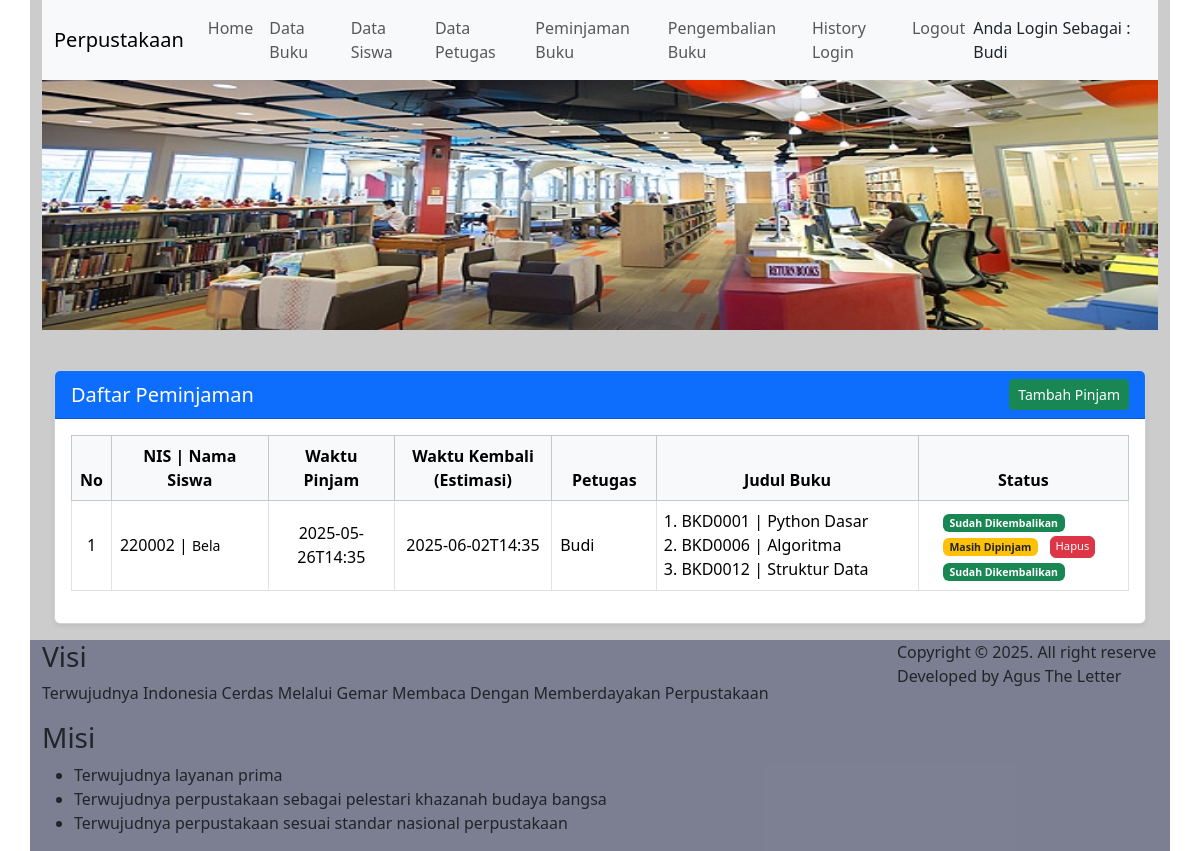
Before: /pinjam (signed in) with the older database file.
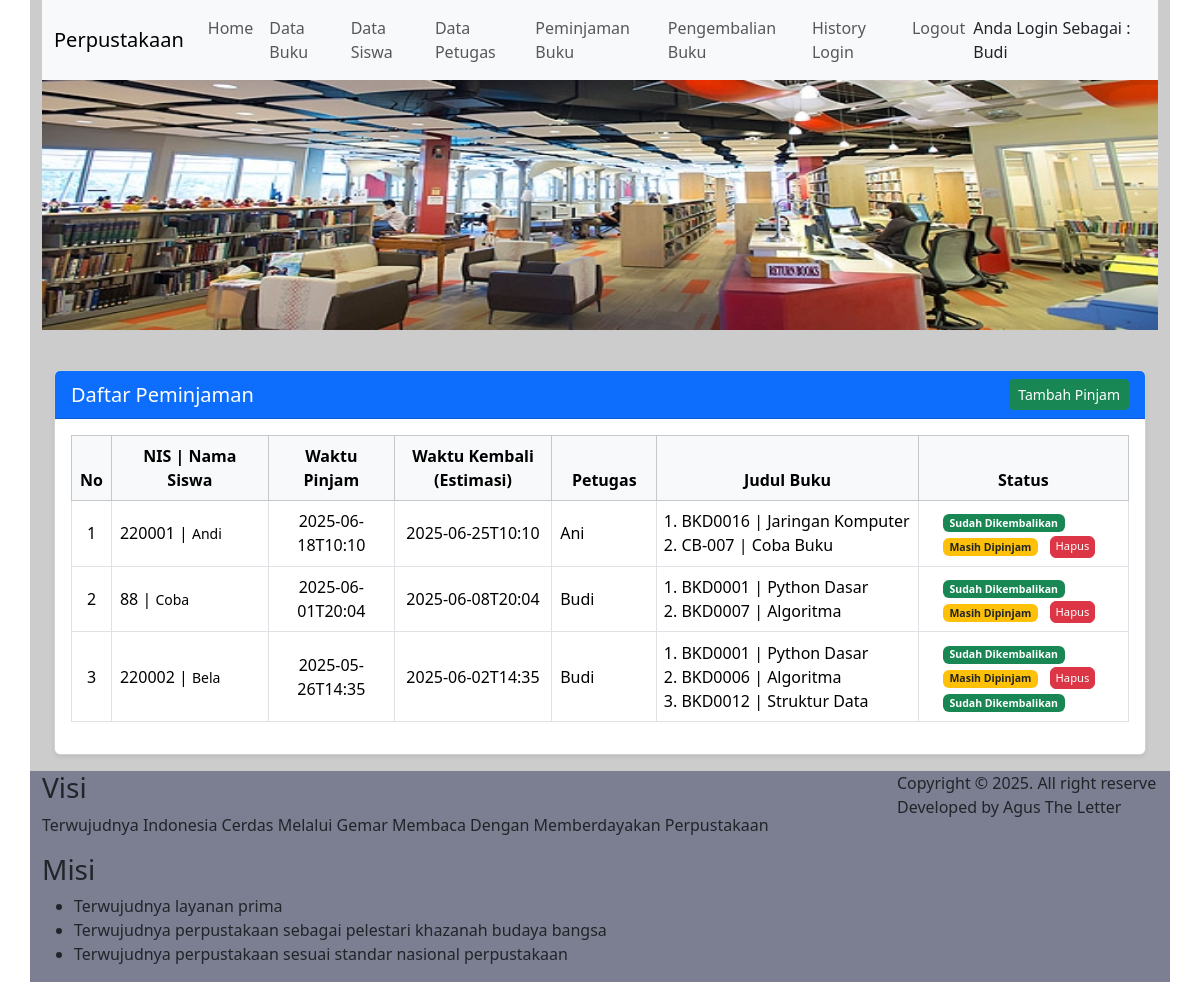
After: the same page with the newer database file.
### tables this page shows
CREATE TABLE tbl_pinjam(
                id_pinjam INTEGER PRIMARY KEY AUTOINCREMENT,
                id_siswa INTEGER,
                id_petugas INTEGER NOT NULL,
                waktu_pinjam DATETIME,
                waktu_kembali DATETIME
            );

### modul/pinjam/routes_pinjam.py (the view)
@pinjam_bp.route('/pinjam')
@login_required
def pinjam_tampil():
    koneksi = connect_db()
    koneksi.row_factory = sqlite3.Row
    pinjam = koneksi.execute("""
        SELECT
            tp.id_pinjam,
            tp.waktu_pinjam,
            tp.waktu_kembali,
            ts.nis,
            ts.nama_siswa,
            tpe.nama_petugas,
            GROUP_CONCAT(
                tpd.id_pinjamdetail || '|' ||
                tbd.kode_bukudetail || '|' ||
                tb.judul || '|' ||
                CASE
                    WHEN tkd.id_kembalidetail IS NOT NULL THEN 'Sudah Dikembalikan'
                    ELSE 'Masih Dipinjam'
                END,
            ', ') AS daftar_buku
        FROM tbl_pinjam tp
        JOIN tbl_siswa ts ON tp.id_siswa = ts.id_siswa
        JOIN tbl_petugas tpe ON tp.id_petugas = tpe.id_petugas
        JOIN tbl_pinjamdetail tpd ON tp.id_pinjam = tpd.id_pinjam
        JOIN tbl_bukudetail tbd ON tpd.id_bukudetail = tbd.id_bukudetail
        JOIN tbl_buku tb ON tbd.id_buku = tb.id_buku
        LEFT JOIN tbl_kembalidetail tkd ON tpd.id_pinjamdetail = tkd.id_pinjamdetail  -- LEFT JOIN ke tbl_kembalidetail
        GROUP BY tp.id_pinjam
        ORDER BY tp.waktu_pinjam DESC
    """).fetchall()
    koneksi.close()
    return render_template('pinjam/pinjam_tampil.html', pinjam=pinjam)

### app.py (called while the page is built)
@app.after_request
def add_header(response):
    response.headers['Cache-Control'] = 'no-store, no-cache, must-revalidate, post-check=0, pre-check=0, max-age=0'
    response.headers['Pragma'] = 'no-cache'
    response.headers['Expires'] = '-1'
    return response

### auth_utils.py (called while the page is built)
def login_required(f):
    @wraps(f)
    def decorated_function(*args, **kwargs):
        if 'login' not in session:
            return redirect(url_for('login'))
        return f(*args, **kwargs)
    return decorated_function

### database.py (called while the page is built)
def connect_db():
    return sqlite3.connect('perpustakaan_python.db')

### templates/pinjam/pinjam_tampil.html (shortened to what the changed rows need)
{% extends 'index.html' %}
{% block content %}
<div class="container mt-4">
    <div class="card shadow-sm">
        <div class="card-body">
            <div class="table-responsive">
                {% if pinjam %}
                <table id="tabel-pinjam" class="table table-bordered table-hover align-middle">
                    <thead class="table-light text-center">
                        <tr>
                            <th class="text-center" style="width: 3%;">No</th>
                            <th class="text-center" style="width: 15%;">NIS | Nama Siswa</th>
                            <th class="text-center" style="width: 12%;">Waktu Pinjam</th>
                            <th class="text-center" style="width: 15%;">Waktu Kembali (Estimasi)</th>
                            <th class="text-center" style="width: 10%;">Petugas</th>
                            <th class="text-center" style="width: 25%;">Judul Buku</th>
                            <th class="text-center" style="width: 20%;">Status</th>
                        </tr>
                    </thead>
                    <tbody>
                        {% for s in pinjam %}
                        <tr>
                            <td class="text-center">{{ loop.index }}</td>
                            <td>{{ s['nis'] }} | <small>{{ s['nama_siswa'] }}</small></td>
                            <td class="text-center">{{ s['waktu_pinjam'] }}</td>
                            <td class="text-center">{{ s['waktu_kembali'] }}</td>
                            <td>{{ s['nama_petugas'] }}</td>
                            <td>
                                <ol class="mb-0 ps-3">
                                    {% for item in s['daftar_buku'].split(', ') %}
                                        {% set parts = item.split('|') %}
                                        <li>
                                            {{ parts[1] }} | {{ parts[2] }}
                                        </li>
                                    {% endfor %}
                                </ol>
                            </td>
                            <td>
                                <ul type="none" class="mb-0 ps-3">
                                    {% for item in s['daftar_buku'].split(', ') %}
                                        {% set parts = item.split('|') %}
                                        <li>
                                            <small>
                                                {% if parts[3] == 'Sudah Dikembalikan' %}
                                                    <span class="badge bg-success">{{ parts[3] }}</span>
                                                {% else %}
                                                    <span class="badge bg-warning text-dark">{{ parts[3] }}</span>
                                                {% endif %}
                                            </small>
                                            {% if parts[3] == 'Masih Dipinjam' %}
                                            <a href="{{ url_for('pinjam.pinjam_hapus', id_pinjamdetail=parts[0]) }}"
                                                class="btn btn-danger btn-xs ms-2" style="--bs-btn-padding-y: .1rem; --bs-btn-padding-x: .3rem; --bs-btn-font-size: .70rem;"
                                                onclick="return confirm('Yakin mau hapus buku {{ parts[2] }} dari pinjaman ini?')">
                                                Hapus
                                            </a>
                                            {% endif %}
                                        </li>
                                    {% endfor %}
                                </ul>
                            </td>
                        </tr>
                        {% endfor %}
                    </tbody>
                </table>
                {% else %}
                    <div class="text-center text-muted py-3">Belum ada data peminjaman.</div>
                {% endif %}
            </div>
        </div>
    </div>
</div>
{% endblock %}

Changed rows visible on the page:
added tbl_pinjam: nis "220001", nama_siswa "Andi", waktu_pinjam "2025-06-18T10:10", waktu_kembali "2025-06-25T10:10", nama_petugas "Ani", parts "BKD0016" "CB-007", parts "Jaringan Komputer" "Coba Buku", parts "Sudah Dikembalikan", parts "Masih Dipinjam"
added tbl_pinjam: nis "88", nama_siswa "Coba", waktu_pinjam "2025-06-01T20:04", waktu_kembali "2025-06-08T20:04", nama_petugas "Budi", parts "BKD0001" "BKD0007", parts "Python Dasar" "Algoritma", parts "Sudah Dikembalikan", parts "Masih Dipinjam"
